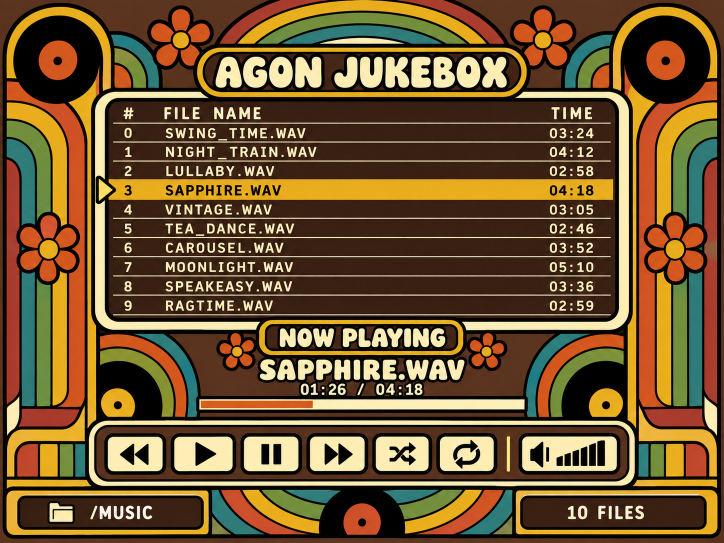
#> input picture docs/tasks/SKIN-018/review-01/source.png, 1448 x 1086 px (shown at 1/2 size)
$ python rank_masks.py review-01/source.png --out out.png
#> lines starting #> are read from the running program, lines starting #| are printed output that depends on the picture; after the words box and inside, x2 and y2 are one past the last pixel; in counts of white or black regions, pixels touching at a corner belong together
#> in load, im is the input picture: PIL image 1448x1086 RGB; mean R, G, B 110.6, 84.1, 46.7
"""Deterministic grayscale/threshold candidate review; never modifies input pixels.
White regions use 4-connectivity; their black holes use complementary 8-connectivity.
Scores are heuristics, not semantic shape recognition. No denoising or morphology.
"""
import argparse, hashlib, html, json, sys
from pathlib import Path
import numpy as np
from PIL import Image, ImageDraw, __version__ as pillow_version
import scipy
from scipy import ndimage as ndi

def sha(p): return hashlib.sha256(Path(p).read_bytes()).hexdigest()
def grays(image):
 rgb=np.asarray(image.convert('RGB'),dtype=float)/255
 lin=np.where(rgb<=.04045,rgb/12.92,((rgb+.055)/1.055)**2.4)
 y=lin@np.array([.2126,.7152,.0722])
 perceptual=np.where(y<=.0031308,12.92*y,1.055*y**(1/2.4)-.055)
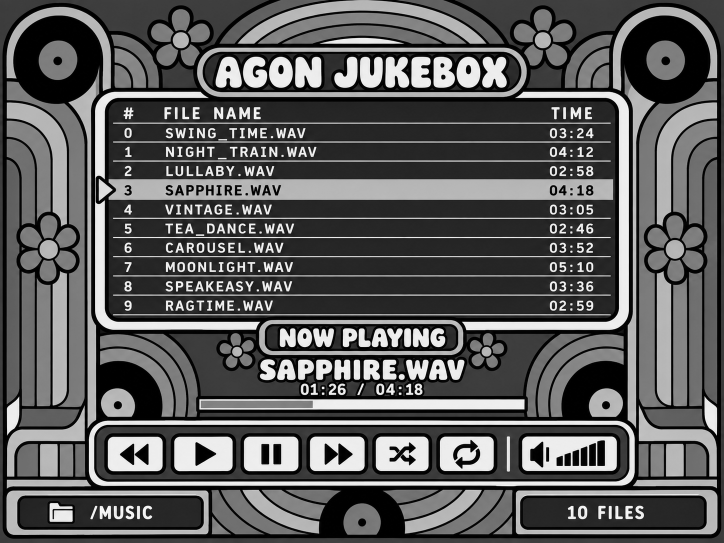
#> perceptual: shape (1086, 1448) float64 (shown at 1/2 size); min 0, max 1, mean 0.355
 return {'pillow-luma':np.asarray(image.convert('L')),
 'rec709-encoded':np.rint(rgb@np.array([.2126,.7152,.0722])*255).astype('uint8'),
 'linear-luminance-srgb':np.clip(np.rint(perceptual*255),0,255).astype('uint8')}
def load(p):
 with Image.open(p) as im:
  if 'A' in im.getbands() and im.getchannel('A').getextrema()!=(255,255):
   raise ValueError('Transparent inputs require an explicit background before ranking')
  return im.convert('RGB')
def calibrate(source,reference):
 im=load(source);ref=np.asarray(load(reference))
 if ref.shape!=np.asarray(im).shape: raise ValueError('Reference dimensions differ')
 if not np.all((ref==0)|(ref==255)) or not np.all(ref==ref[:,:,:1]): raise ValueError('Reference must be binary grayscale')
 truth=ref[:,:,0]==255; rows=[]
 for method,g in grays(im).items():
  white=np.bincount(g[truth],minlength=256);black=np.bincount(g[~truth],minlength=256)
  # Convention: white iff grayscale > threshold.
  errors=np.cumsum(white)+black.sum()-np.cumsum(black)
  best=int(errors.argmin()); rows.append(dict(method=method,threshold=best,
   equally_best_thresholds=np.flatnonzero(errors==errors[best]).tolist(),
   mismatch_pixels=int(errors[best]),agreement=1-float(errors[best])/truth.size))
 return {'source_sha256':sha(source),'mask_sha256':sha(reference),'fits':sorted(rows,key=lambda r:r['mismatch_pixels'])}
def components(mask):
 labels,n=ndi.label(mask); areas=np.bincount(labels.ravel())[1:]
 return labels,areas

def measure(g,t,contrast=None):
 m=g>t;labels,areas=components(m);pixels=m.size;white=int(m.sum())
 if not white or white==pixels: return None
 # Sixteen source pixels ~= two output pixels for a 1448x1086 -> 512x384 image.
 minimum=max(4,round(pixels/(512*384)*2))
 useful=areas[areas>=minimum]; tiny=areas[areas<minimum]
 if not len(useful): return None
 lo=g>max(0,t-4);hi=g>min(255,t+4)
 _,al=components(lo);_,ah=components(hi)
 nl=int((al>=minimum).sum());nh=int((ah>=minimum).sum())
 topology_stability=1-min(1,abs(nl-nh)/max(len(useful),1))
 pixel_stability=float(hi.sum()/max(1,lo.sum()))
 # Does each boundary have a meaningful local luminance contrast? Sample +/-2 px.
 boundary=m & ~ndi.binary_erosion(m)
 if contrast is None: contrast=ndi.maximum_filter(g,size=5).astype(float)-ndi.minimum_filter(g,size=5)
 edge_support=float(np.minimum(contrast[boundary]/64,1).mean())
 tiny_fraction=len(tiny)/max(1,len(areas));dominant=float(areas.max()/white)
 white_fraction=white/pixels
 # Uniform masks and one giant white blob are not useful shape decompositions.
 coverage=min(1,white_fraction/.20,(1-white_fraction)/.20)
 separation=1-max(0,(dominant-.20)/.80)
 score=100*coverage*(.30*pixel_stability+.25*topology_stability+.20*edge_support+.15*(1-tiny_fraction)+.10*separation)
 return dict(threshold=t,score=round(score,6),white_fraction=white_fraction,
  components=len(areas),useful_components=len(useful),tiny_components=len(tiny),
  tiny_area=int(tiny.sum()),minimum_useful_area=minimum,dominant_fraction=dominant,
  pixel_stability=pixel_stability,topology_stability=topology_stability,edge_support=edge_support)
def save_mask(m,p): Image.fromarray((m*255).astype('uint8')).convert('1').save(p)
def shape_map(m):
 labels,areas=components(m);n=len(areas)
 ids=np.arange(n+1,dtype=np.uint32)
 colors=np.stack([64+(ids*67)%192,64+(ids*113)%192,64+(ids*157)%192],axis=1).astype('uint8');colors[0]=0
 return Image.fromarray(colors[labels])
def run(source,out,reference_source=None,reference_mask=None):
 if out.exists(): raise ValueError('Output exists; choose a new review directory')
 if bool(reference_source)!=bool(reference_mask): raise ValueError('Supply both reference arguments')
 im=load(source); hashes={str(source):sha(source)}
 calibration=calibrate(reference_source,reference_mask) if reference_source else None
 if calibration:
  hashes.update({str(p):sha(p) for p in [reference_source,reference_mask]})
 gs=grays(im); rows=[]
#> after `gs = grays(im)`: gs = 3 items
 for name,g in gs.items():
  contrast=ndi.maximum_filter(g,size=5).astype(float)-ndi.minimum_filter(g,size=5)
  # 4-level sweep over almost the full range; reference fit added explicitly.
  thresholds=set(range(4,253,4))
  if calibration: thresholds.update(r['threshold'] for r in calibration['fits'] if r['method']==name)
  for t in sorted(thresholds):
   r=measure(g,t,contrast)
   if r: rows.append(dict(method=name,**r))
  print(name,'complete',flush=True)
#> this loop made 3 passes
#> name on passes 2 to 3: 'rec709-encoded', 'linear-luminance-srgb'
#> name on pass 1: 'pillow-luma'
#| pillow-luma complete
#| rec709-encoded complete
#| linear-luminance-srgb complete
#> pass 1, in run, `contrast=ndi.maximum_filter(g,size=5).astype(float)-ndi.minimum_filter..`:
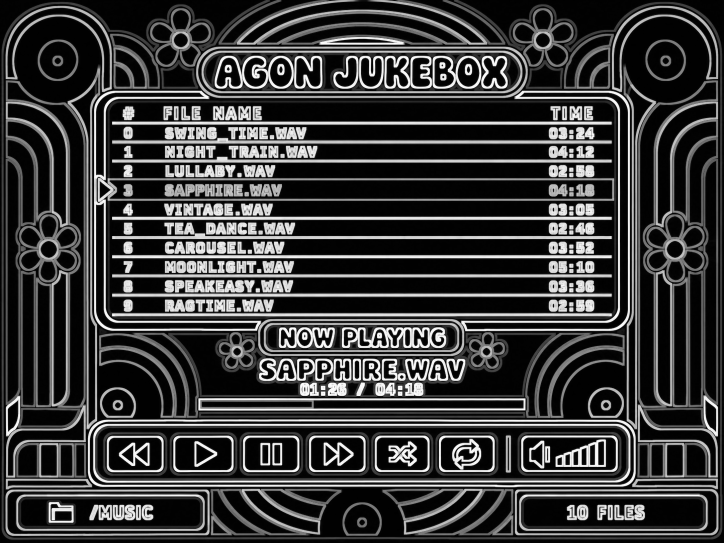
#> contrast: shape (1086, 1448) float64 (shown at 1/2 size); min 0, max 255, mean 58.8
#> pass 1, in measure, `m = g > t`:
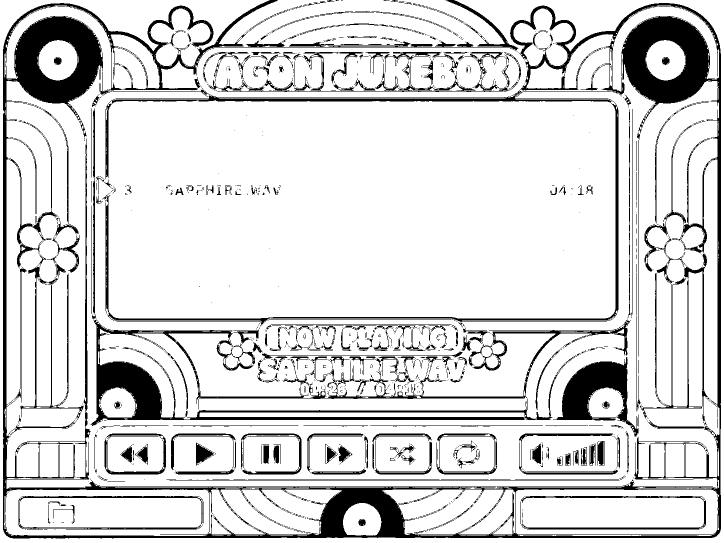
#> m: shape (1086, 1448) bool (shown at 1/2 size); 84.9% white; 1157 black regions (823 under 20 px), largest, box (x1, y1, x2, y2) and area: (6, 0, 1442, 1077) 124710, (181, 640, 1153, 852) 22642, (1106, 714, 1277, 874) 10376
#> pass 1, in components, `labels, n = ndi.label(mask)`:
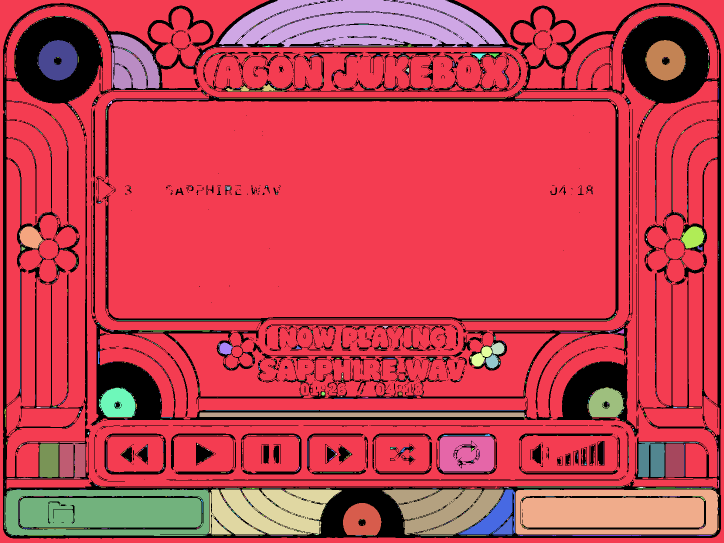
#> labels: shape (1086, 1448) int32 (shown at 1/2 size); 2640 distinct labels, from 0 to 2639; one colour per label, 0 black
#> pass 1, in measure, `lo = g > max(0, t - 4)`:
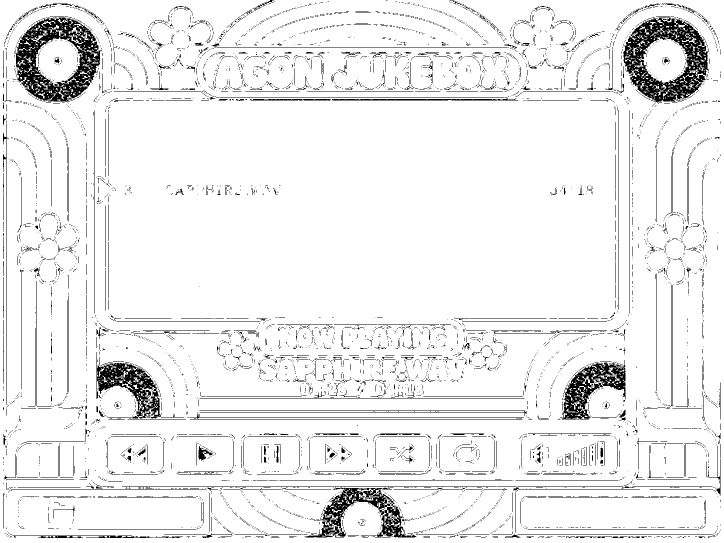
#> lo: shape (1086, 1448) bool (shown at 1/2 size); 93.3% white; 6857 black regions (6292 under 20 px), largest, box (x1, y1, x2, y2) and area: (1246, 35, 1416, 206) 12960, (31, 35, 201, 204) 12788, (609, 975, 833, 1075) 6391
 rows.sort(key=lambda r:(-r['score'],r['method'],r['threshold']))
 # Reject near-duplicate results, including different formulas yielding same mask.
 selected=[];masks=[]
 for r in rows:
  m=gs[r['method']]>r['threshold']
  if not .12<=r['white_fraction']<=.85: continue
  if any(np.mean(m!=old)<.025 for old in masks): continue
  selected.append(dict(r));masks.append(m)
  if len(selected)==5: break
#> this loop made 39 passes
 if not selected: raise ValueError('No nondegenerate candidates')
 out.mkdir(parents=True);im.save(out/'source.png')
 cards=[];sheet=Image.new('RGB',(1024,420*((len(selected)+1)//2)), '#252525');draw=ImageDraw.Draw(sheet)
#> after `sheet = Image.new('RGB', (1024, 420 * ((len(selected) + 1) // 2)), '#2`: sheet: PIL image 1024x1260 RGB; every value is 37
 for i,(r,m) in enumerate(zip(selected,masks),1):
  stem=f'candidate-{i:02d}';r['mask']=stem+'.png'
  save_mask(m,out/r['mask']);shape_map(m).save(out/(stem+'-shapes.png'))
#> in shape_map, `labels, areas = components(m)`:
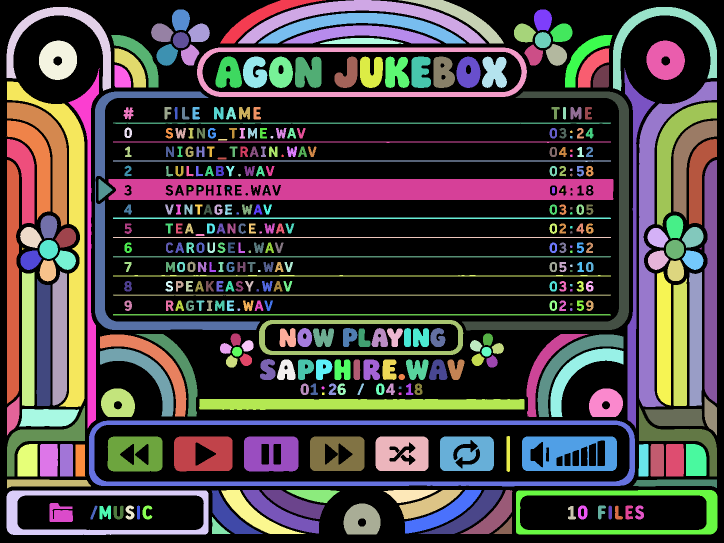
#> labels: shape (1086, 1448) int32 (shown at 1/2 size); 398 distinct labels, from 0 to 397; one colour per label, 0 black
  Image.fromarray(gs[r['method']]).save(out/(stem+'-gray.png'))
  preview=Image.open(out/r['mask']).convert('RGB').resize((512,384),Image.Resampling.NEAREST)
#> preview: PIL image 512x384 RGB; 43.1% white; 399 white regions (83 under 20 px), largest, box (x1, y1, x2, y2) and area: (77, 127, 434, 141) 4587, (63, 297, 449, 344) 2953, (5, 58, 60, 288) 2473
  preview.save(out/(stem+'-512.png'))
  x=((i-1)%2)*512;y=((i-1)//2)*420
  draw.text((x+10,y+6),f"{i}: {r['method']} > {r['threshold']} | {r['useful_components']} regions | {r['score']:.1f}",fill='white')
  sheet.paste(preview,(x,y+30))
  cards.append(f'''<section><h2>Candidate {i}: {html.escape(r['method'])} &gt; {r['threshold']}</h2>
<p>Score {r['score']:.1f}; {r['useful_components']} useful regions; {r['tiny_components']} tiny regions; white {r['white_fraction']:.1%}.</p>
<a href="{stem}.png">Full-resolution binary PNG</a> · <a href="{stem}-gray.png">Grayscale</a>
<div class="pair"><img src="{stem}.png"><img src="{stem}-shapes.png"></div></section>''')
 sheet.save(out/'comparison.png')
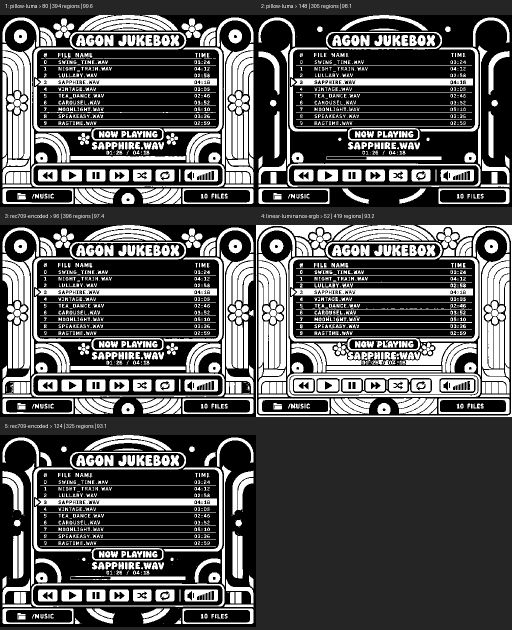
#> saved as comparison.png: PIL image 1024x1260 RGB (shown at 1/2 size); min 0, max 255, mean 82.7
 report=dict(source=str(source),source_hashes=hashes,dimensions=im.size,
  versions={'python':sys.version.split()[0],'numpy':np.__version__,'Pillow':pillow_version,'scipy':scipy.__version__},
  threshold_convention='white iff gray > threshold; full source resolution, no cleanup',
  calibration=calibration,selected=selected,sweep=rows)
 (out/'report.json').write_text(json.dumps(report,indent=2)+'\n')
 (out/'index.html').write_text('''<!doctype html><meta charset="utf-8"><title>Threshold shape review</title>
<style>body{background:#202124;color:#eee;font:16px system-ui;margin:24px}a{color:#8bd3ff}.pair{display:flex;gap:12px}.pair img{width:49%;object-fit:contain;image-rendering:pixelated}section{margin:40px 0}img{max-width:100%}</style>
<h1>Threshold shape candidates</h1><p>Left: untouched binary threshold. Right: connected white regions colored for inspection (not proposed skin colors). Click a binary link for original dimensions. Browser previews are scaled.</p>
<p>Heuristic ranking favors threshold stability, boundary contrast and few speckles; it cannot recognize intended artwork or recover equal-luminance color boundaries. Tiny regions are counted, never removed. 512×384 previews use nearest neighbor only, not final vector rasterization.</p>
<details><summary>Original source</summary><img src="source.png"></details>'''+''.join(cards))
 for p,h in hashes.items(): assert sha(p)==h,'Input changed'
 for r in selected:
  with Image.open(out/r['mask']) as check:
   assert check.size==im.size and check.mode=='1'
 print('Review:',out/'index.html',flush=True)
 return report
if __name__=='__main__':
 p=argparse.ArgumentParser(description=__doc__);p.add_argument('source',type=Path);p.add_argument('--out',type=Path,required=True)
 p.add_argument('--reference-source',type=Path);p.add_argument('--reference-mask',type=Path)
 a=p.parse_args();run(a.source.resolve(),a.out.resolve(),a.reference_source,a.reference_mask)
